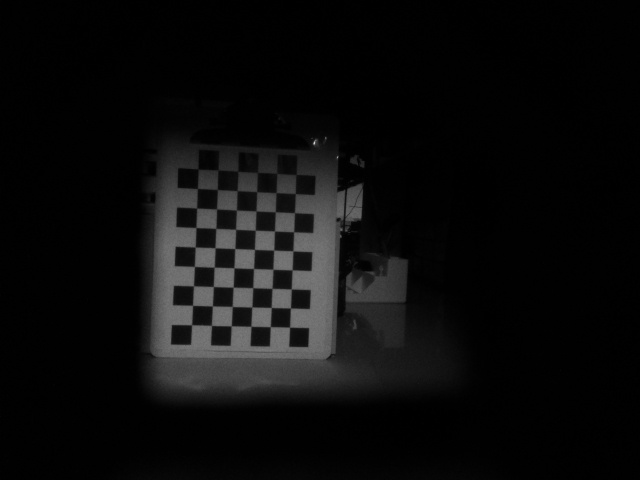
//> input picture LinuxFolder/AlignImages/ir.jpg, 640 x 480 px
$ ./main   (built with g++ and OpenCV 4)
//> lines starting //> are read from the running program, lines starting //| are printed output that depends on the picture; after the words box and inside, x2 and y2 are one past the last pixel; in counts of white or black regions, pixels touching at a corner belong together
### LinuxFolder/AlignImages/include/yen_threshold.h
#pragma once

#include "opencv2/imgproc/imgproc.hpp"
#include <limits>
#include <iostream>

// separated out from
// https://github.com/aivakov/OpenCV-hacks-C-/blob/master/Yen.cpp
// licensed under GNU General Public License v3.0
int Yen(cv::Mat data);

### LinuxFolder/AlignImages/yen_threshold.cpp
#include "yen_threshold.h"

// from https://github.com/aivakov/OpenCV-hacks-C-/blob/master/Yen.cpp
// licensed under GNU General Public License v3.0
using namespace cv;

int Yen(Mat data)
{
    // Ported to C++ by Alexander Ivakov from Java implementation of ImageJ plugin Auto_Threshold

    // Implements Yen  thresholding method
    // 1) Yen J.C., Chang F.J., and Chang S. (1995) "A New Criterion
    //    for Automatic Multilevel Thresholding" IEEE Trans. on Image
    //    Processing, 4(3): 370-378
    // 2) Sezgin M. and Sankur B. (2004) "Survey over Image Thresholding
    //    Techniques and Quantitative Performance Evaluation" Journal of
    //    Electronic Imaging, 13(1): 146-165
    //    http://citeseer.ist.psu.edu/sezgin04survey.html
    //
    // M. Emre Celebi
    // 06.15.2007
    // Ported to ImageJ plugin by G.Landini from E Celebi's fourier_0.8 routines

    int total = 0;
    for (int ih = 0; ih < 256; ih++)
    {
        float extr = data.at<float>(ih);
        ;
        total += (int)extr;
    }

    // normalized histogram
    double norm_histo[256];
    for (int ih = 0; ih < 256; ih++)
    {
        norm_histo[ih] = (double)data.at<float>(ih) / total;
    }

    // cumulative normalized histogram
    double P1[256];
    P1[0] = norm_histo[0];
    for (int ih = 1; ih < 256; ih++)
    {
        P1[ih] = P1[ih - 1] + norm_histo[ih];
    }

    double P1_sq[256];
    P1_sq[0] = norm_histo[0] * norm_histo[0];
    for (int ih = 1; ih < 256; ih++)
    {
        P1_sq[ih] = P1_sq[ih - 1] + norm_histo[ih] * norm_histo[ih];
    }

    double P2_sq[256];
    P2_sq[255] = 0.0;
    for (int ih = 254; ih >= 0; ih--)
    {
        P2_sq[ih] = P2_sq[ih + 1] + norm_histo[ih + 1] * norm_histo[ih + 1];
    }

    // Find the threshold that maximizes the criterion
    int threshold = -1;
    double max_crit = std::numeric_limits<double>::min();

    for (int it = 0; it < 256; it++)
    {
        double crit = -1.0 * ((P1_sq[it] * P2_sq[it]) > 0.0 ? log(P1_sq[it] * P2_sq[it]) : 0.0) + 2 * ((P1[it] * (1.0 - P1[it])) > 0.0 ? log(P1[it] * (1.0 - P1[it])) : 0.0);
        if (crit > max_crit)
        {
            max_crit = crit;
            threshold = it;
        }
    }
    return threshold;
}

### LinuxFolder/AlignImages/main.cpp
#include <iostream>
#include <opencv2/opencv.hpp>
#include <vector>
#include "yen_threshold.h"
#include <thread>
#include <mutex>
#include <atomic>
#include <string>
#include <fstream>

#define NOIR_CAMERA 0
#define VISIBLE_CAMERA 1
#define CHESSBOARD_COLUMNS 9
#define CHESSBOARD_ROWS 6
#define LINE_THICKNESS 1
#define NUMBER_OF_CALIBRATION_IMAGES 1
#define CALIBRATION_DELAY 1000 // In milliseconds
#define THRESHOLD_WEIGHT 0.4   // Increase to see more of the Yen Threshold Image
#define WARPEDFRAME_WEIGHT 0.6
#define ESC_KEY 27
#define HORIZONTAL_RESOLUTION 640
#define VERTICAL_RESOLUTION 480

std::mutex irMutex, visibleMutex;
std::atomic<bool> captureFrames(true);

using namespace cv;

void remap_lut_threshold(cv::Mat &src, cv::Mat &dst, float k, int threshold, int &topkvalue)
{
    int histSize = 256;
    float range[] = {0, 256};
    const float *histRange = {range};
    cv::Mat hist;
    cv::calcHist(&src, 1, 0, cv::Mat(), hist, 1, &histSize, &histRange);

    int high = 0;
    int low = 0;
    for (int i = 0; i < 256; i++)
    {
        if (hist.at<int>(i) != 0)
        {
            high = i;
            if (low == 0)
                low = i;
        }
    }
    cv::Mat histCumulative = hist.clone();
    for (int i = 1; i < histSize; i++)
    {
        histCumulative.at<float>(i) += histCumulative.at<float>(i - 1);
    }
    float abovePixels = histCumulative.at<float>(255) - histCumulative.at<float>(threshold);
    float totalPixels = src.rows * src.cols;
    topkvalue = 0;
    for (int i = 0; i < histSize; i++)
    {
        if (histCumulative.at<float>(i) >= totalPixels - k * abovePixels)
        {
            topkvalue = i;
            break;
        }
    }
    cv::Mat lut(1, 256, CV_8U);
    for (int i = 0; i <= 255; i++)
    {
        if (i > topkvalue)
            lut.at<uchar>(0, i) = 255;
        else if (i > threshold)
            lut.at<uchar>(0, i) = 255.0 * (i - threshold) / (high - threshold);
        else
            lut.at<uchar>(0, i) = 0;
    }
    cv::LUT(src, lut, dst);
}
// [45 lines left out: function frameInformation, not called in this run]

cv::Mat ImgProc_YenThreshold(cv::Mat src, bool compressed, double &foundThresh)
{
    cv::Mat grey;

    if (src.channels() != 1)
    {
        cv::cvtColor(src, grey, cv::COLOR_BGR2GRAY);
    }
    else
        grey = src;
    // Convert frame to grayscale
    // cv::imshow("src", src);
    // cv::waitKey(0);
    // cv::imshow("grey", grey);

    // Histogram constants
    int bins = 256;
    int histSize[] = {bins};
    const float range[] = {0, 256};
    const float *ranges[] = {range};
    int channels[] = {0};

    // Equalize
    cv::Ptr<cv::CLAHE> clahe = cv::createCLAHE();
    clahe->setClipLimit(2.7);
    cv::Mat cl;
    clahe->apply(grey, cl);

    // Create histogram
    cv::Mat hist;
    cv::calcHist(&cl, 1, channels, cv::Mat(), hist, 1, histSize, ranges, true, false);

    // Yen thresholding
    int yen_threshold = Yen(hist);

    // [18 lines of commented-out code are left out]
    foundThresh = yen_threshold;

    // Apply binary thresholding
    cv::Mat thresholded;
    if (compressed)
    {
        cv::threshold(cl, thresholded, double(yen_threshold), 255, cv::THRESH_BINARY);
    }
    else
    {
        cv::threshold(cl, thresholded, double(yen_threshold), 255, cv::THRESH_TOZERO);
    }

    return thresholded;
}

// [39 lines left out: functions captureVisibleFrames, captureIRFrames, not called in this run]

int main()
{
    // ------------------ [ YAML STUFF ] ------------------ //
    std::string filename = "/root/CVG-Tietronix/ProfusionProject/LinuxFolder/AlignImages/homography.yml";
    std::cout << "\nOpening YAML file at the following path : " << filename << std::endl;

    // Open the file using FileStorage
    cv::FileStorage fs(filename, cv::FileStorage::READ);
    if (!fs.isOpened())
    {
        std::cerr << "Failed to open " << filename << std::endl;
        return -1;
    }

    // Variables to store the matrices
    cv::Mat infraredToVisibleHomography, visibleToInfraredHomography;

    // Read the matrices from the file
    fs["homography"] >> visibleToInfraredHomography;

    // Close the file
    fs.release();

    // Check if matrices are empty after reading from file
    if (visibleToInfraredHomography.empty())
    {
        std::cerr << "Failed to read matrices from file" << std::endl;
        return -1;
    }

    // ------------------ [ READ IMAGES ] ------------------ //

    std::string irImagePath = "/root/CVG-Tietronix/ProfusionProject/LinuxFolder/AlignImages/ir.jpg";
    std::string visibleImagePath = "/root/CVG-Tietronix/ProfusionProject/LinuxFolder/AlignImages/visible.jpg";

    cv::Mat irImage = cv::imread(irImagePath, cv::IMREAD_UNCHANGED);
//> irImage is the input picture: 480 rows x 640 cols, CV_8UC1; min 0, max 209, mean 12
    cv::Mat visibleImage = cv::imread(visibleImagePath, cv::IMREAD_GRAYSCALE);
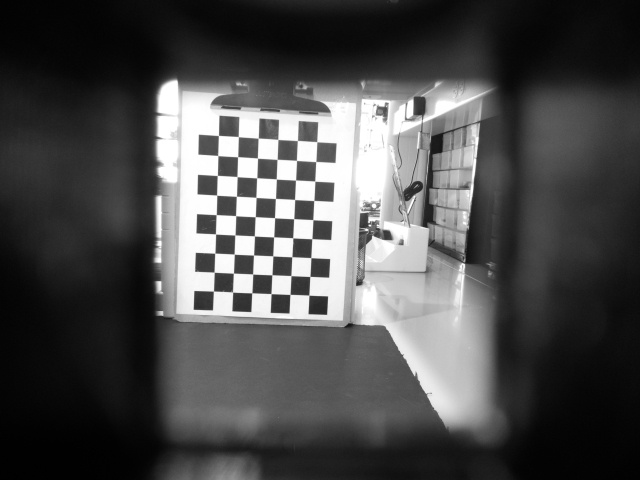
//> input picture LinuxFolder/AlignImages/visible.jpg, 640 x 480 px
//> visibleImage is the input picture: 480 rows x 640 cols, CV_8UC1; min 0, max 255, mean 76

    if (irImage.empty() || visibleImage.empty())
    {
        std::cerr << "Could not open or find the images!" << std::endl;
        return -1;
    }

    // Normalize 16bit TIFF data to 8bit
    if (irImage.depth() != CV_8U)
    {
        // std::cout << "Normalizing IR frame to 8-bits" << std::endl;
        double minVal, maxVal;
        cv::minMaxLoc(irImage, &minVal, &maxVal); // Get min and max pixel values
        irImage.convertTo(irImage, CV_8U, 255.0 / (maxVal - minVal), -minVal * (255.0 / (maxVal - minVal)));

        if (irImage.empty())
        {
            std::cerr << "Error: IR Image is empty after conversion!" << std::endl;
            return -1;
        }
    }

    if (visibleImage.depth() != CV_8U)
    {
        // std::cout << "Normalizing Visible frame to 8-bits" << std::endl;
        double minVal, maxVal;
        cv::minMaxLoc(visibleImage, &minVal, &maxVal); // Get min and max pixel values
        visibleImage.convertTo(visibleImage, CV_8U, 255.0 / (maxVal - minVal), -minVal * (255.0 / (maxVal - minVal)));

        if (visibleImage.empty())
        {
            std::cerr << "Error: Visible Image is empty after conversion!" << std::endl;
            return -1;
        }
    }
    //cv::imshow("irImage", irImage);

    // ------------------ [ APPLY THRESHOLDING ALGORITHM TO IR FRAME ] ------------------ //
    double foundThresh;
    cv::Mat processedFrame;
    int remapMin = 0;

    cv::Mat yenThresholdedFrame = ImgProc_YenThreshold(irImage, false, foundThresh);
//> in ImgProc_YenThreshold, `cv::calcHist(&cl, 1, channels, cv::Mat(), hist, 1, histSize, ranges, t..`: hist = 256 values, max 134903 at index 7, min 0 at index 0, mean 1200
//> the loop in Yen, `for (int ih = 0; ih < 256; ih++)` made 256 passes
//> (extr, total) on passes 1 to 3: (0, 0), (1, 1), (16, 17)
//> after the loop in Yen, `for (int ih = 0; ih < 256; ih++)`: total = 307200
//> after the loop in Yen, `for (int ih = 0; ih < 256; ih++)`: norm_histo = 256 values, max 0.439 at index 7, min 0 at index 0, mean 0.00391
//> in Yen, `P1[0] = norm_histo[0];`: P1 = 256 values from 0 to 0
//> after the loop in Yen, `for (int ih = 1; ih < 256; ih++)`: P1 = 256 values from 0 to 1
//> in Yen, `P1_sq[0] = norm_histo[0] * norm_histo[0];`: P1_sq = 256 values from 0 to 0
//> after the loop in Yen, `for (int ih = 1; ih < 256; ih++)`: P1_sq = 256 values from 0 to 0.238
//> after the loop in Yen, `for (int ih = 254; ih >= 0; ih--)`: P2_sq = 256 values, max 0.238 at index 0, min 0 at index 227, mean 0.00611
//> the loop in Yen, `for (int it = 0; it < 256; it++)` made 256 passes
//> (crit, max_crit) on passes 2, 3, 8, 11, 12, 13, 14, 15, 16, 17, 18, 19: (1.44, 1.44), (1.55, 1.55), (4.93, 4.93), (4.97, 4.97), (5.45, 5.45), (5.45, 5.45), (5.49, 5.49), (5.6, 5.6), (5.6, 5.6), (5.64, 5.64), (5.65, 5.65), (5.74, 5.74)
//> crit on passes 1, 4, 5, 6, 7, 9: 0, 1.42, 1.26, 1.27, 1.4, 4.92
//> after the loop in Yen, `for (int it = 0; it < 256; it++)`: max_crit = 6.07; threshold = 34
//> in ImgProc_YenThreshold, `cv::threshold(cl, thresholded, double(yen_threshold), 255, cv::THRESH_..`:
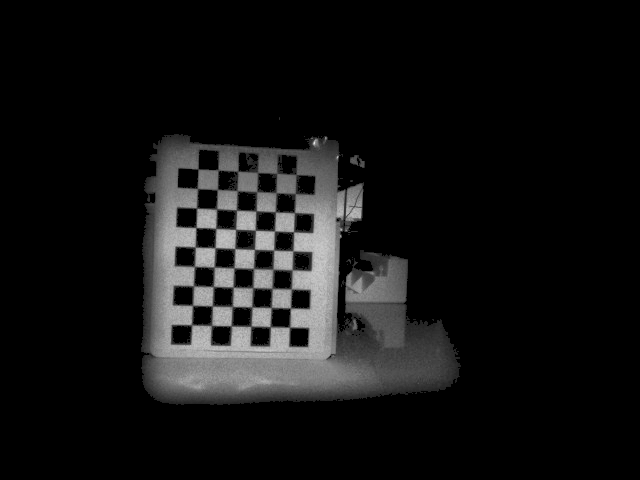
//> thresholded: 480 rows x 640 cols, CV_8UC1; min 0, max 227, mean 19.5
//> foundThresh = 34

    remapMin = (int)foundThresh;
//> remapMin = 34
    int topkvalue = 0;
    remap_lut_threshold(yenThresholdedFrame, processedFrame, 0.1, remapMin, topkvalue);
//> in remap_lut_threshold, `cv::calcHist(&src, 1, 0, cv::Mat(), hist, 1, &histSize, &histRange);`: hist = 256 values, max 252817 at index 0, min 0 at index 1, mean 1200
//> after the loop in remap_lut_threshold, `for (int i = 0; i < 256; i++)`: low = 35
//> in remap_lut_threshold, `cv::Mat histCumulative = hist.clone();`: histCumulative has the same summary as hist
//> after the loop in remap_lut_threshold, `for (int i = 1; i < histSize; i++)`: histCumulative = 256 values from 252817 to 307200
//> in remap_lut_threshold, `float abovePixels = histCumulative.at<float>(255) - histCumulative.at<..`: abovePixels = 54383
//> after the loop in remap_lut_threshold, `for (int i = 0; i <= 255; i++)`: lut = 256 values from 0 to 255
//> in remap_lut_threshold, `cv::LUT(src, lut, dst);`:
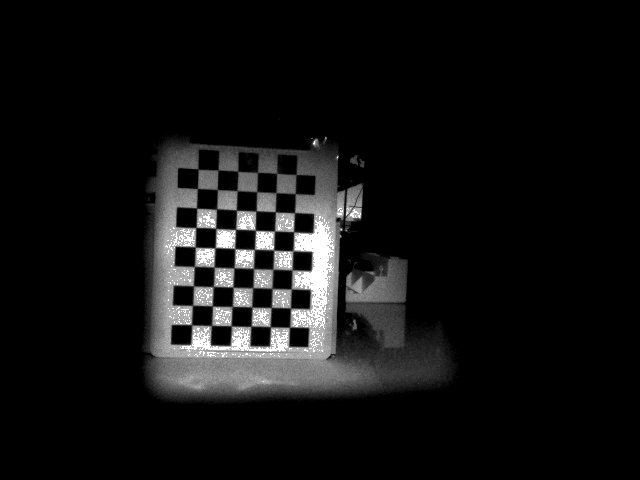
//> dst: 480 rows x 640 cols, CV_8UC1; min 0, max 255, mean 18.7
//> topkvalue = 174
    // cv::imshow("Thresholded with Transparency", processedFrame);

    cv::Ptr<cv::Mat> ColoredFrame;
    ColoredFrame = cv::Ptr<cv::Mat>(new cv::Mat());
    cv::applyColorMap(processedFrame, *ColoredFrame, cv::COLORMAP_JET);
    // cv::imshow("ColoredFrame", *ColoredFrame);
    std::vector<cv::Mat> channels;
    cv::split(*ColoredFrame, channels);
    std::vector<cv::Mat> chansToMerge = {channels[0], channels[1], channels[2], yenThresholdedFrame};
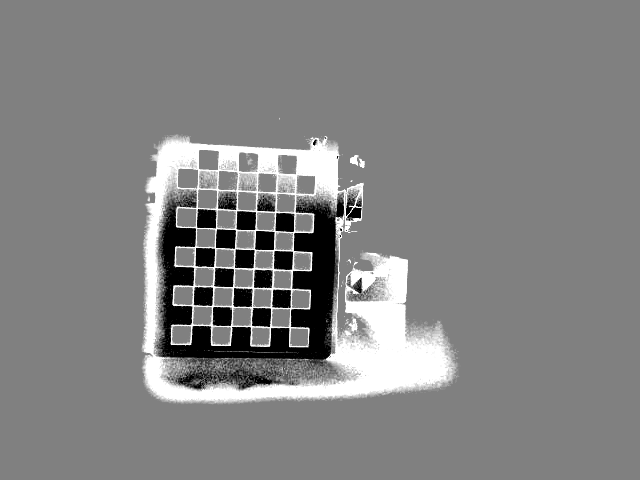
//> chansToMerge[0]: 480 rows x 640 cols, CV_8UC1; min 0, max 255, mean 131.3
    cv::merge(&chansToMerge[0], chansToMerge.size(), *ColoredFrame);

    //  ------------------ [ SET PHYSICAL OFFSET FOR IR FRAME ] ------------------ //

    cv::Mat visibleWarpedFrame, visibleToIRProjectedFrame;
    // Set translation values

    // These offset values work on home laptop for Profusion study
    // int offsetX = -45; // Negative value moves left | Positive values to the right
    // int offsetY = 90;  // Negative values moves up | Positive values move down

    // Testing for streaming
    int offsetX = 41; // Negative value moves left | Positive values to the right
    int offsetY = -66;  // Negative values moves up | Positive values move down

    // START WHILE LOOP HERE
    while(true)
    {
    cv::Mat translationMatrix = (cv::Mat_<double>(2, 3) << 1, 0, offsetX, 0, 1, offsetY);

    cv::Mat translatedIRFrameColored;
    // void cv::warpAffine(cv::InputArray src, cv::OutputArray dst, cv::InputArray M, cv::Size dsize, int flags = 1, int borderMode = 0, const cv::Scalar &borderValue = cv::Scalar())

    // Move translationMatrix to align with visible frame
    cv::warpAffine(*ColoredFrame, translatedIRFrameColored, translationMatrix, irImage.size());

    // Apply homography to visibleImage
    cv::warpPerspective(visibleImage, visibleWarpedFrame, visibleToInfraredHomography, visibleImage.size());
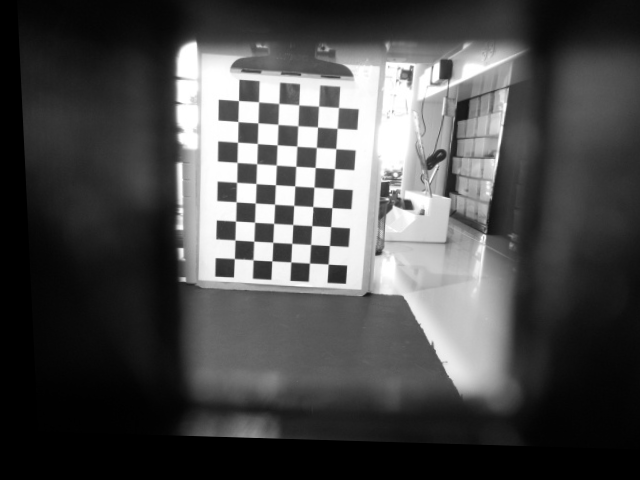
//> visibleWarpedFrame: 480 rows x 640 cols, CV_8UC1; min 0, max 255, mean 75.4

    // Needed since ColoredMap is 4 channels while visibleWarpedFrame before cvtColor() is grayscale (One channel) and addWeighted() needs both frames to have the same number of channels
    // std::cout << "Chagning visibleWarpedFrame channels  " << std::endl;

    visibleWarpedFrame.convertTo(visibleWarpedFrame, (*ColoredFrame).type());
    cv::cvtColor(visibleWarpedFrame, visibleWarpedFrame, cv::COLOR_GRAY2BGRA);
//> visibleWarpedFrame: 480 rows x 640 cols, CV_8UC4

    // Used for a sanity check to determine a particular pixel value after COLORJET was applied to the image
    //cv::Mat debugPixel;
    //translatedIRFrameColored.convertTo(debugPixel, CV_32F); // Convert to floating-point for better analysis
    //std::cout << "Pixel value at (x, y): " << debugPixel.at<Vec4b>(400, 400) << std::endl;

    // Draw a circle to indicate what point was sampled
    cv::Point center(400, 400);    // Center of the circle
    int radius = 10;               // Radius of the circle
    cv::Scalar color(255, 255, 0); // Color (blue in this case)
    int thickness = 2;             // Thickness of the circle outline

    // [5 lines of commented-out code are left out]

    cv::Mat mask;
    std::vector<cv::Mat> irChannels;

    // Split the channels of the 4-channel image
    cv::split(translatedIRFrameColored, irChannels);

    // Define the range for blue pixels
    // cv::Scalar(BGRA)
    cv::inRange(translatedIRFrameColored, cv::Scalar(100, 0, 0, 0), cv::Scalar(255, 100, 100, 255), mask);

    // Set the alpha channel to 0 where the mask is true
    irChannels[3].setTo(0, mask);

    // Set RGB channels to 0 (black) where the mask is true
    for (int c = 0; c < 3; c++)
    {
        irChannels[c].setTo(0, mask);
    }
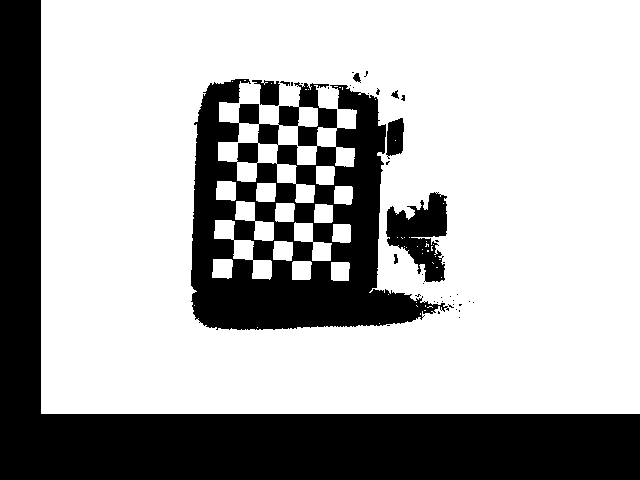
//> mask: 480 rows x 640 cols, CV_8UC1; 68.7% white; 42 black regions (33 under 20 px), largest, box (x1, y1, x2, y2) and area: (0, 0, 640, 480) 59214, (191, 79, 449, 330) 32609, (386, 192, 447, 282) 3089

    // Merge the channels back into the original image
    cv::merge(irChannels, translatedIRFrameColored);

    // Blend the translated IR frame with the visible frame
    // void cv::addWeighted(cv::InputArray src1, double alpha, cv::InputArray src2, double beta, double gamma, cv::OutputArray dst, int dtype = -1)
    cv::addWeighted(translatedIRFrameColored, THRESHOLD_WEIGHT, visibleWarpedFrame, WARPEDFRAME_WEIGHT, 0, visibleToIRProjectedFrame);
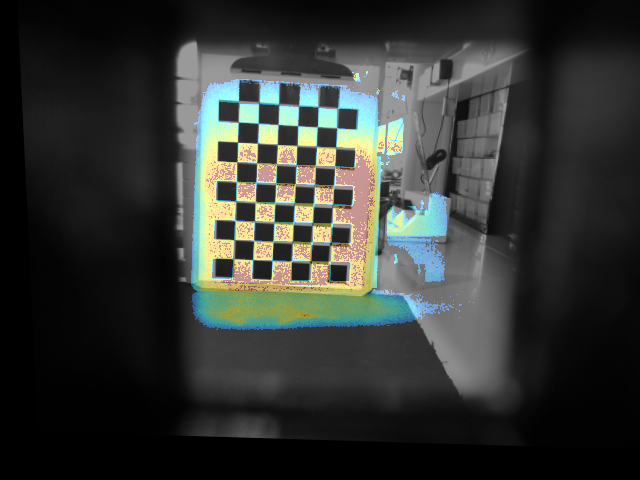
//> visibleToIRProjectedFrame: 480 rows x 640 cols, CV_8UC4; mean B, G, R, A 50.7, 54.3, 51.2, 159.5

    //  ------------------ [ DISPLAY/WRITE  ] ------------------ //

    // cv::Mat displayWarpedImage;

    cv::imshow("visibleToIRProjectedFrame", visibleToIRProjectedFrame);


    int key = cv::waitKey(10);
//> the 'x' key is pressed
    if (key == 27) break;              // ESC to exit
    else if (key == 'w') offsetY -= 1; // Move IR image up
    else if (key == 's') offsetY += 1; // Move IR image down
    else if (key == 'a') offsetX -= 1; // Move IR image left
    else if (key == 'd') offsetX += 1; // Move IR image right
    else if (key == 'x') {
    std::ofstream out("offset.txt");
    if (out.is_open()) {
        out << offsetX << " " << offsetY << "\n";
        std::cout << "Saved offset: (" << offsetX << ", " << offsetY << ")\n";
        out.close();
    } else {
        std::cerr << "Failed to write to offset.txt\n";
    }

    }

}
    // cv::imshow("Mask", mask);

    //   Save the final blended image
    //cv::imwrite("FinalImage.PNG", visibleToIRProjectedFrame);

    cv::destroyAllWindows();
    //cv::waitKey(0);


    return 0;
}
